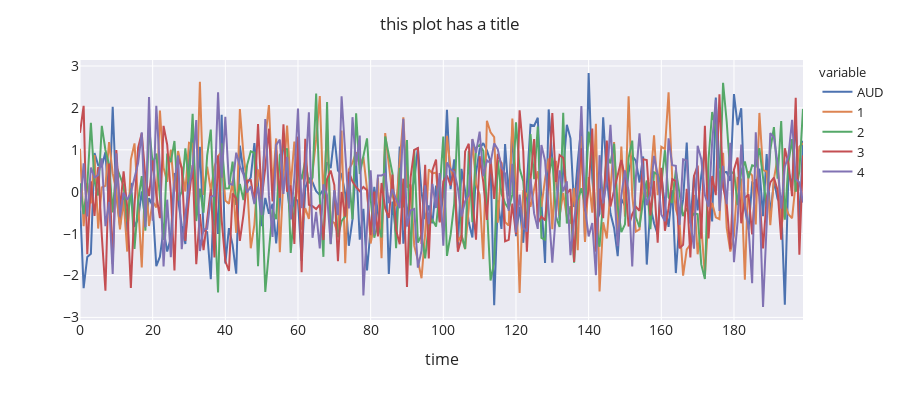

This figure's notebook cell:
### Code cell
pd.options.plotting.backend = "plotly"

fig = df.plot()
set_plotly_layout(fig, title='this plot has a title', xlabel='time')

### Figure 1 — Plotly figure (JSON) as saved in the notebook; plotly's stock layout.template omitted (floating-point values rounded to 4 significant figures; data arrays with more than 128 entries replaced by an {"elided": "..."} marker saying what was removed)
{"data": [{"hovertemplate": "variable=0<br>index=%{x}<br>value=%{y}<extra></extra>", "legendgroup": "0", "line": {"color": "rgb(76,114,176)", "dash": "solid"}, "mode": "lines", "name": "AUD", "orientation": "v", "showlegend": true, "type": "scatter", "x": {"elided": "200 int values"}, "xaxis": "x", "y": {"elided": "200 float values"}, "yaxis": "y"}, {"hovertemplate": "variable=1<br>index=%{x}<br>value=%{y}<extra></extra>", "legendgroup": "1", "line": {"color": "rgb(221,132,82)", "dash": "solid"}, "mode": "lines", "name": "1", "orientation": "v", "showlegend": true, "type": "scatter", "x": {"elided": "200 int values"}, "xaxis": "x", "y": {"elided": "200 float values"}, "yaxis": "y"}, {"hovertemplate": "variable=2<br>index=%{x}<br>value=%{y}<extra></extra>", "legendgroup": "2", "line": {"color": "rgb(85,168,104)", "dash": "solid"}, "mode": "lines", "name": "2", "orientation": "v", "showlegend": true, "type": "scatter", "x": {"elided": "200 int values"}, "xaxis": "x", "y": {"elided": "200 float values"}, "yaxis": "y"}, {"hovertemplate": "variable=3<br>index=%{x}<br>value=%{y}<extra></extra>", "legendgroup": "3", "line": {"color": "rgb(196,78,82)", "dash": "solid"}, "mode": "lines", "name": "3", "orientation": "v", "showlegend": true, "type": "scatter", "x": {"elided": "200 int values"}, "xaxis": "x", "y": {"elided": "200 float values"}, "yaxis": "y"}, {"hovertemplate": "variable=4<br>index=%{x}<br>value=%{y}<extra></extra>", "legendgroup": "4", "line": {"color": "rgb(129,114,179)", "dash": "solid"}, "mode": "lines", "name": "4", "orientation": "v", "showlegend": true, "type": "scatter", "x": {"elided": "200 int values"}, "xaxis": "x", "y": {"elided": "200 float values"}, "yaxis": "y"}], "layout": {"height": 400, "legend": {"font": {"size": 13}, "title": {"font": {"size": 13}, "text": "variable"}, "tracegroupgap": 0}, "margin": {"t": 60}, "showlegend": true, "title": {"text": "this plot has a title"}, "width": 900, "xaxis": {"anchor": "y", "domain": [0, 1], "tickfont": {"size": 14}, "title": {"font": {"size": 16}, "text": "time"}}, "yaxis": {"anchor": "x", "domain": [0, 1], "tickfont": {"size": 14}, "title": {"font": {"size": 16}}}}}
